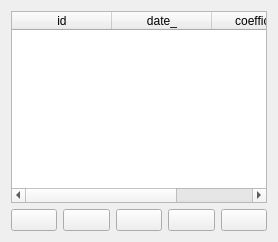
                <widget class="QWidget" name="page_data_base_coefficient">
                 <layout class="QGridLayout" name="gridLayout_69">
                  <item row="0" column="0">
                   <widget class="QTableWidget" name="table_coefficient">
                    <column>
                     <property name="text">
                      <string>id</string>
                     </property>
                    </column>
                    <column>
                     <property name="text">
                      <string>date_</string>
                     </property>
                    </column>
                    <column>
                     <property name="text">
                      <string>coefficient</string>
                     </property>
                    </column>
                   </widget>
                  </item>
                  <item row="1" column="0">
                   <layout class="QHBoxLayout" name="horizontalLayout_34">
                    <item>
                     <widget class="QPushButton" name="btn_back_coefficient">
                      <property name="text">
                       <string/>
                      </property>
                      <property name="icon">
                       <iconset resource="../resources/res.qrc">
                        <normaloff>:/icon/icons/arrow-small-left.png</normaloff>:/icon/icons/arrow-small-left.png</iconset>
                      </property>
                      <property name="iconSize">
                       <size>
                        <width>30</width>
                        <height>50</height>
                       </size>
                      </property>
                      <property name="checkable">
                       <bool>true</bool>
                      </property>
                     </widget>
                    </item>
                    <item>
                     <widget class="QPushButton" name="btn_search_coefficient">
                      <property name="text">
                       <string/>
                      </property>
                      <property name="icon">
                       <iconset resource="../resources/res.qrc">
                        <normaloff>:/icon/icons/search.png</normaloff>:/icon/icons/search.png</iconset>
                      </property>
                      <property name="iconSize">
                       <size>
                        <width>30</width>
                        <height>50</height>
                       </size>
                      </property>
                     </widget>
                    </item>
                    <item>
                     <widget class="QPushButton" name="btn_edit_coefficient">
                      <property name="text">
                       <string/>
                      </property>
                      <property name="icon">
                       <iconset resource="../resources/res.qrc">
                        <normaloff>:/icon/icons/pencil.png</normaloff>:/icon/icons/pencil.png</iconset>
                      </property>
                      <property name="iconSize">
                       <size>
                        <width>30</width>
                        <height>50</height>
                       </size>
                      </property>
                     </widget>
                    </item>
                    <item>
                     <widget class="QPushButton" name="btn_insert_coefficient">
                      <property name="text">
                       <string/>
                      </property>
                      <property name="icon">
                       <iconset resource="../resources/res.qrc">
                        <normaloff>:/icon/icons/icons8-plus-24 (2).png</normaloff>:/icon/icons/icons8-plus-24 (2).png</iconset>
                      </property>
                      <property name="iconSize">
                       <size>
                        <width>50</width>
                        <height>50</height>
                       </size>
                      </property>
                     </widget>
                    </item>
                    <item>
                     <widget class="QPushButton" name="btn_delete_coefficient">
                      <property name="text">
                       <string/>
                      </property>
                      <property name="icon">
                       <iconset resource="../resources/res.qrc">
                        <normaloff>:/icon/icons/icons8-trash-50 (1).png</normaloff>:/icon/icons/icons8-trash-50 (1).png</iconset>
                      </property>
                      <property name="iconSize">
                       <size>
                        <width>30</width>
                        <height>50</height>
                       </size>
                      </property>
                     </widget>
                    </item>
                   </layout>
                  </item>
                 </layout>
                </widget>
